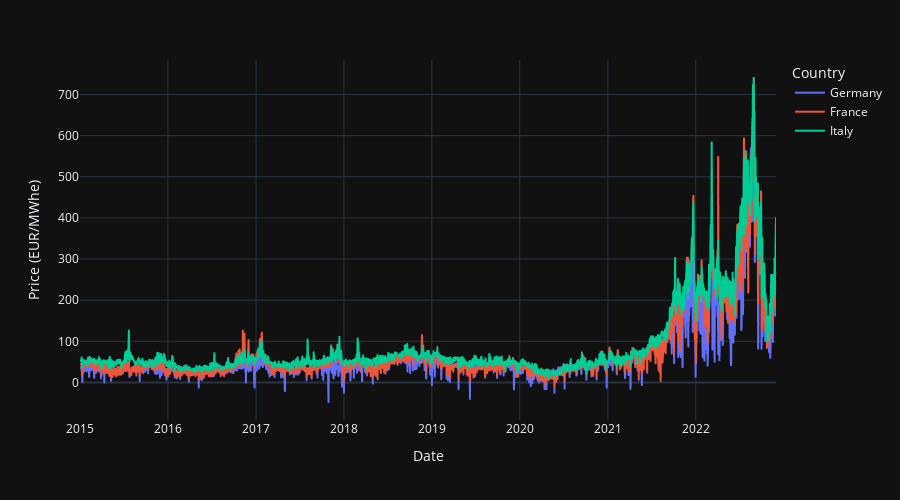

Notebook code cell kept with this figure:
### Code cell
# Code to download data from https://ember-climate.org/app/uploads/2022/09/european_wholesale_electricity_price_data_daily-4.csv

import pandas as pd
import plotly_express as px

# Select data to chart
data_frequency = 1 # Enter 1 (daily prices), 2 (monthly average prices), 3 (yearly average prices)
country_coverage = 2 # Enter 1 (all countries), 2 (specific countries that need to be listed in 'country_list' variable below)
country_list = ['Germany', 'France', 'Italy'] # for use when user wants to import data for certain countries (i.e. option 2 in 'country_coverage')


def time_series_data_func(df, country_list):
    # save ISO3 country codes in a DataFrame. ISO3 codes will be used later to create geographical map chart
    country_names  = list(df['Country'].unique()) # assign unique country names to country_names list
    country_codes = list(df['ISO3 Code'].unique()) # assign unique ISO3 country codes to country_codes list
    df_ISO_codes = pd.DataFrame({'Country': country_names, 'ISO3 Code': country_codes}) # create 'df_ISO_codes' DataFrame to host country names and their ISO3 codes
    if country_coverage == 2: # if user selects to see data for specific countries
            df = df[df['Country'].isin(country_list)] # downloads data only for certain countries selected in 'country_list' variable
    if data_frequency == 1: # data for charting all daily prices either for all countries or for some
        df_geo = geo_data_func(df, df_ISO_codes)
        return df, df_geo
    elif data_frequency == 2 or data_frequency == 3:
        # calculate monthly average prices by country
        df = df.pivot(index='Date', columns='Country', values='Price (EUR/MWhe)') # move country names to columns
        if data_frequency == 2:
            df = df.groupby(pd.PeriodIndex(df.index, freq="M")).mean() # calculate monthly average values per country
        elif data_frequency == 3:
            df = df.groupby(pd.PeriodIndex(df.index, freq="Y")).mean() # calculate monthly average values per country
        df = df.reset_index() # move 'Date' column from being index into a separate column
        df = df.melt(id_vars=['Date'], value_vars=list(df.columns)[1:], var_name='Country', value_name='Price (EUR/MWhe)') # move individual country columns into a single 'Country' column
        df['Date'] = df['Date'].dt.to_timestamp() # convert DataFrame periods (e.g. 2015-01) to timestamp (e.g. 2015-01-01)
        df_geo = pd.merge(df, df_ISO_codes, on ='Country', how ='left').dropna() # add 'ISO3 Code' column to 'df_avg_m' DataFrame. This will be used later to create a geographic map chart. Also, uses 'dropna()' function to remove NaN values to prevent geographic chart from showing wrong colours due to NaN values.
        df_geo = df_geo.sort_values('Date').groupby('Country').tail(1) # filter to show the latest (by 'Date' column) value per country
        df_geo = df_geo.sort_values('Price (EUR/MWhe)') # sort by values
        return df, df_geo

def geo_data_func(df, df_ISO_codes):
    df = df.pivot(index='Date', columns='Country', values='Price (EUR/MWhe)') # move country names to columns
    df = df.reset_index() # move 'Date' column from being index into a separate column
    df = df.melt(id_vars=['Date'], value_vars=list(df.columns)[1:], var_name='Country', value_name='Price (EUR/MWhe)') # move individual country columns into a single 'Country' column
    df_geo = pd.merge(df, df_ISO_codes, on ='Country', how ='left').dropna() # add 'ISO3 Code' column to 'df_avg_m' DataFrame. This will be used later to create a geographic map chart. Also, uses 'dropna()' function to remove NaN values to prevent geographic chart from showing wrong colours due to NaN values.
    df_geo = df_geo.sort_values('Date').groupby('Country').tail(1) # filter to show the latest (by 'Date' column) value per country
    df_geo = df_geo.sort_values('Price (EUR/MWhe)') # sort by values
    return df_geo


def line_chart_func(df): # creates chart of the latest daily or latest average monthly/yearly prices by country
    fig = px.line(df, 
        x=df['Date'],
        y=df['Price (EUR/MWhe)'],
        color=df['Country'],
        height=500, 
        width=900,
        template='plotly_dark'
        )  # charts the data
    fig.show() # chart daily the data

# create geographic map of the latest daily or latest average monthly/yearly prices by country
def geo_map_func(df):
    map_fig = px.scatter_geo(df,
                            locations='ISO3 Code',
                            projection='orthographic',
                            color='Price (EUR/MWhe)',
                            height=500, 
                            width=900,
                            color_continuous_scale=['green', 'yellow', 'red'],
                            #color_continuous_scale=px.colors.sequential.Viridis,
                            #color_continuous_scale='Bluered_r',
                            opacity=0.8,
                            hover_name='Country',
                            hover_data=['Country', 'Price (EUR/MWhe)']
    )
    map_fig.show()



# download data from CSV into DataFrame
df = pd.read_csv('european_wholesale_electricity_price_data_daily-4.csv') # copy CSV file downloaded from https://ember-climate.org/app/uploads/2022/09/european_wholesale_electricity_price_data_daily-4.csv into 'df' DataFrame into the same directory as this python file




# functions to run

time_series_data = time_series_data_func(df, country_list)
time_series_chart = line_chart_func(time_series_data[0])
geo_map= geo_map_func(time_series_data[1])
time_series_data

### Figure 1 — Plotly figure (JSON) as saved in the notebook; plotly's stock layout.template omitted (floating-point values rounded to 4 significant figures; data arrays with more than 128 entries replaced by an {"elided": "..."} marker saying what was removed)
{"data": [{"hovertemplate": "Country=Germany<br>Date=%{x}<br>Price (EUR/MWhe)=%{y}<extra></extra>", "legendgroup": "Germany", "line": {"color": "#636efa", "dash": "solid"}, "marker": {"symbol": "circle"}, "mode": "lines", "name": "Germany", "showlegend": true, "type": "scattergl", "x": {"elided": "2891 str values"}, "xaxis": "x", "y": {"elided": "2891 float values"}, "yaxis": "y"}, {"hovertemplate": "Country=France<br>Date=%{x}<br>Price (EUR/MWhe)=%{y}<extra></extra>", "legendgroup": "France", "line": {"color": "#EF553B", "dash": "solid"}, "marker": {"symbol": "circle"}, "mode": "lines", "name": "France", "showlegend": true, "type": "scattergl", "x": {"elided": "2891 str values"}, "xaxis": "x", "y": {"elided": "2891 float values"}, "yaxis": "y"}, {"hovertemplate": "Country=Italy<br>Date=%{x}<br>Price (EUR/MWhe)=%{y}<extra></extra>", "legendgroup": "Italy", "line": {"color": "#00cc96", "dash": "solid"}, "marker": {"symbol": "circle"}, "mode": "lines", "name": "Italy", "showlegend": true, "type": "scattergl", "x": {"elided": "2891 str values"}, "xaxis": "x", "y": {"elided": "2891 float values"}, "yaxis": "y"}], "layout": {"height": 500, "legend": {"title": {"text": "Country"}, "tracegroupgap": 0}, "margin": {"t": 60}, "width": 900, "xaxis": {"anchor": "y", "domain": [0, 1], "title": {"text": "Date"}}, "yaxis": {"anchor": "x", "domain": [0, 1], "title": {"text": "Price (EUR/MWhe)"}}}}
